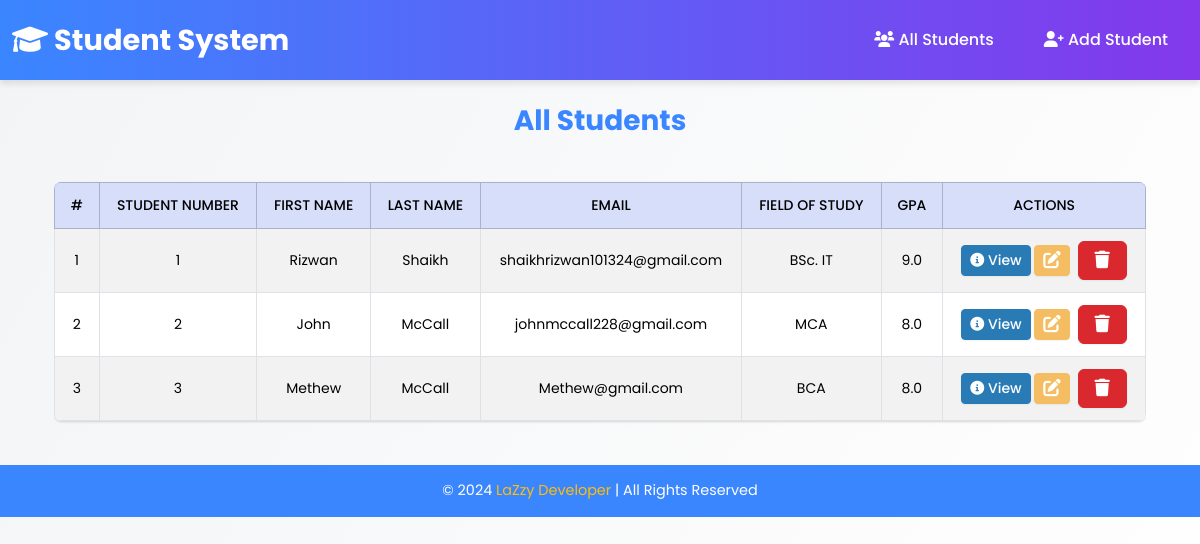
Before: / with the older database file.
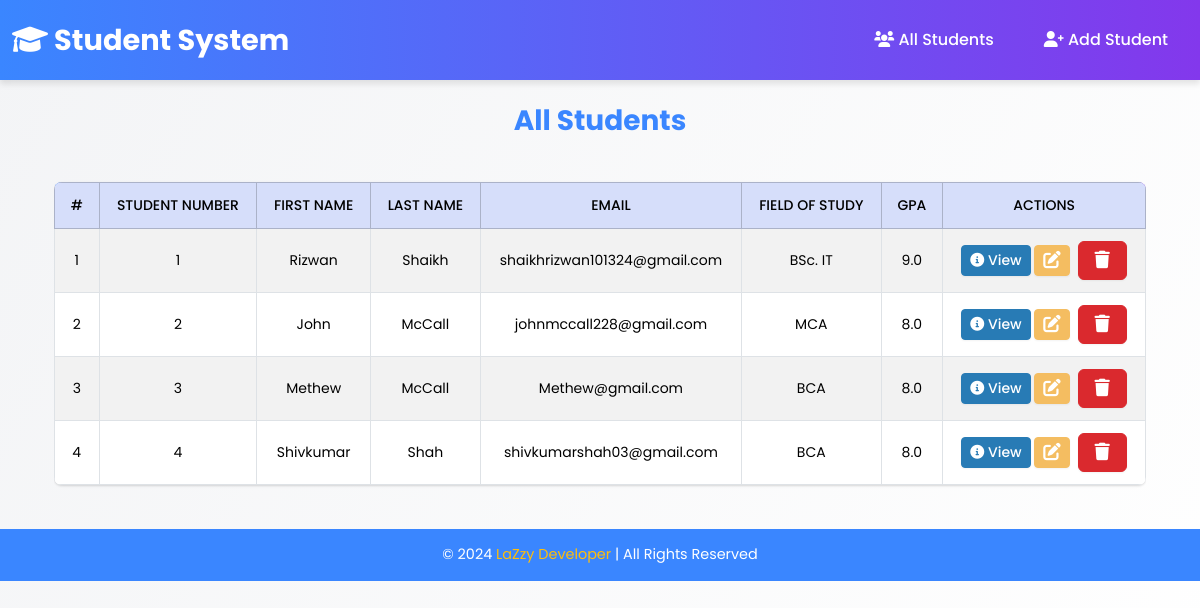
After: the same page with the newer database file.
### students/models.py (models this page shows, shortened)
class Student(models.Model):
    student_number = models.CharField(max_length=50)
    first_name = models.CharField(max_length=100)
    last_name = models.CharField(max_length=100)
    email = models.EmailField(max_length=100)
    field_of_study = models.CharField(max_length=100)
    gpa = models.FloatField()

### students/views.py (the view)
# urls.py: path('', views.index, name='index'),
def index(request):
    return render(request, 'students/index.html', {
        'students': Student.objects.all()
    })

### students/templates/students/index.html (shortened to what this page needs)
{% extends "students/base.html" %}
{% block body %}
<div class="container-fluid">
    <h3 class="text-center mb-4">All Students</h3>
    {% if students %}
    <div class="table-responsive">
        <table class="table table-bordered table-striped align-middle">
            <thead class="table-primary text-center">
                <tr>
                    <th>#</th>
                    <th>Student Number</th>
                    <th>First Name</th>
                    <th>Last Name</th>
                    <th>Email</th>
                    <th>Field of Study</th>
                    <th>GPA</th>
                    <th>Actions</th>
                </tr>
            </thead>
            <tbody>
                {% for student in students %}
                <tr>
                    <td class="text-center">{{ forloop.counter }}</td>
                    <td>{{ student.student_number }}</td>
                    <td>{{ student.first_name }}</td>
                    <td>{{ student.last_name }}</td>
                    <td>{{ student.email }}</td>
                    <td>{{ student.field_of_study }}</td>
                    <td class="text-center">{{ student.gpa }}</td>
                    <td class="text-center">
                        <button type="button" class="btn btn-info btn-sm" data-bs-toggle="modal" data-bs-target="#myModal{{student.id}}">
                            <i class="fa-solid fa-circle-info"></i> View
                        </button>
                        <a class="btn btn-warning btn-sm me-1" href="{% url "edit" student.id %}">
                        </a>
                        <a class="btn btn-danger" data-bs-toggle="modal" data-bs-target="#delete{{student.id}}" href="{% url "delete" student.id %}">
                        </a>
                    </td>
                </tr>
                {% endfor %}
            </tbody>
        </table>
    </div>
    {% else %}
    <div class="alert alert-warning text-center" role="alert">
        No students found. Please add some students to see the list.
    </div>
    {% endif %}
</div>
{% endblock body %}

Changed rows visible on the page:
added Student: student_number "4", first_name "Shivkumar", last_name "Shah", email "shivkumarshah03@gmail.com", field_of_study "BCA", gpa "8.0"
